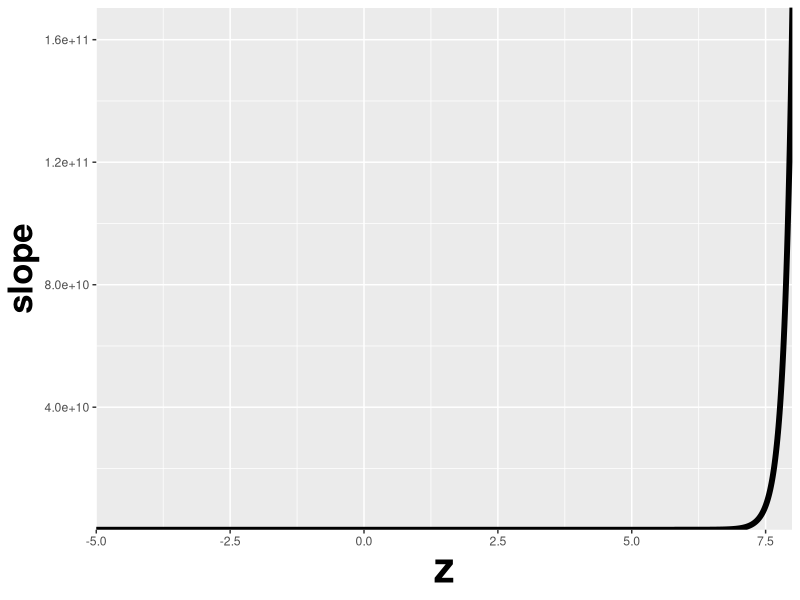
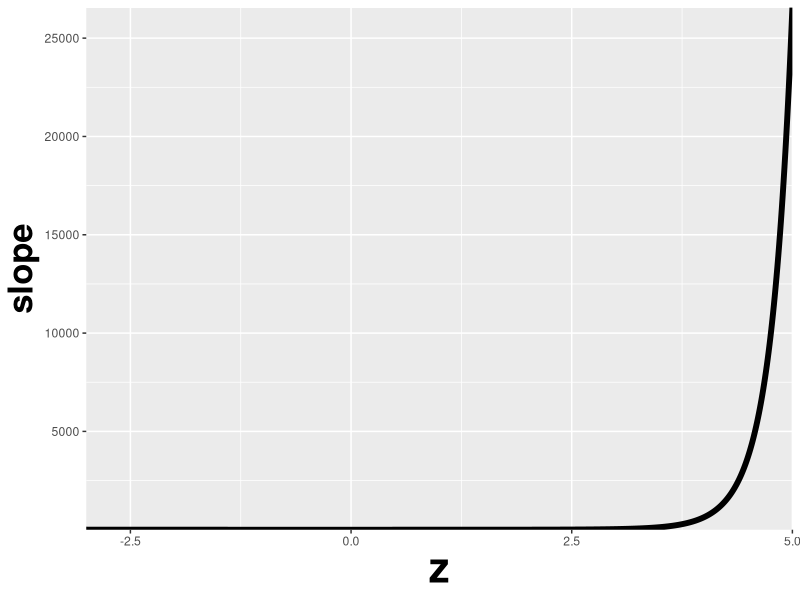
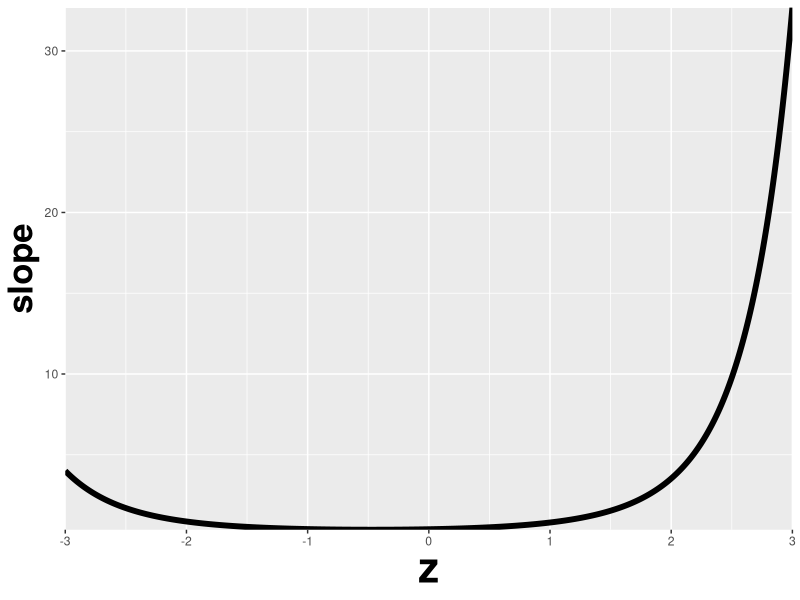
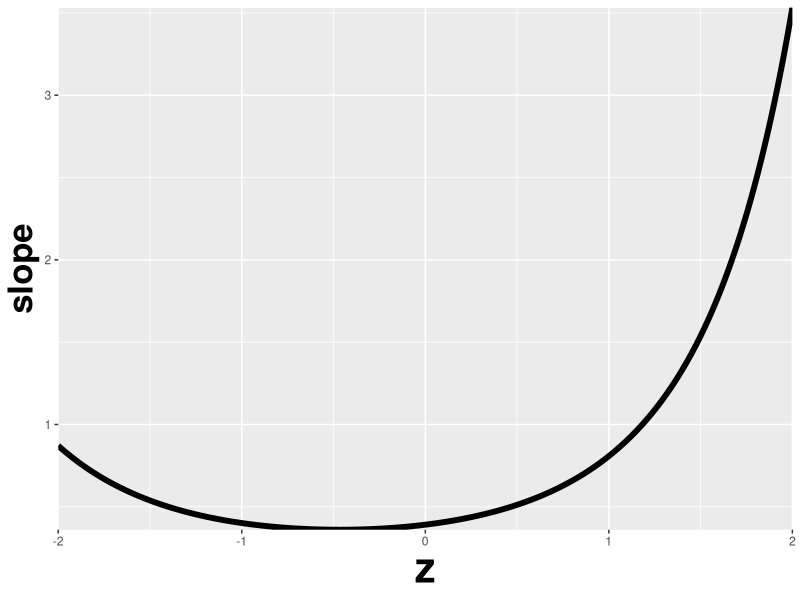
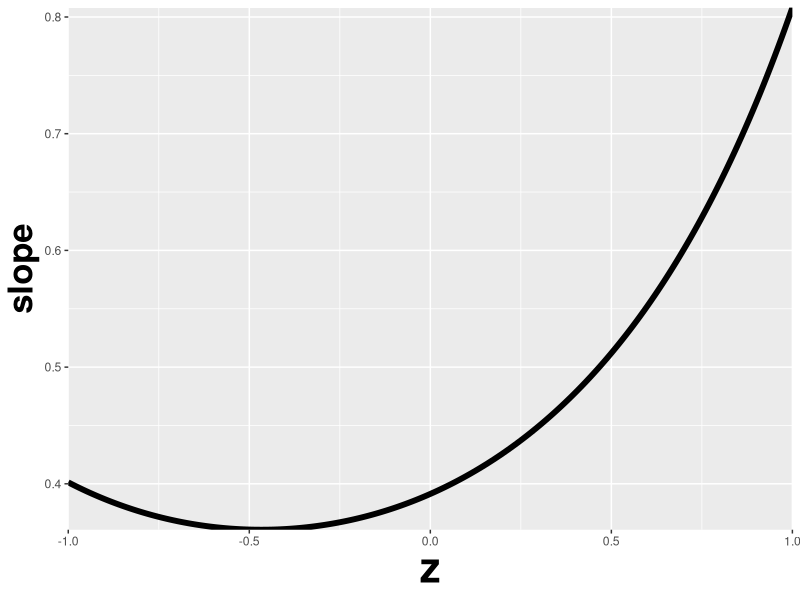
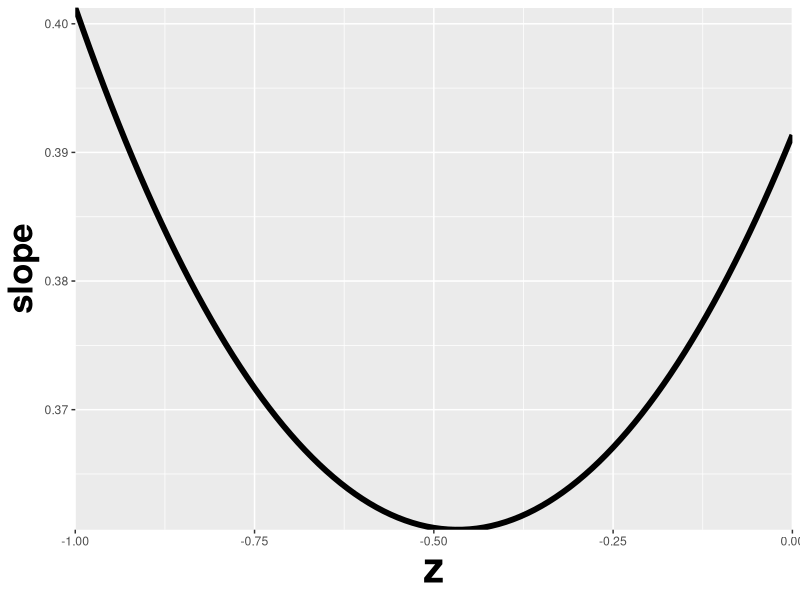

R code for these plots, in order:
# mainSlopes.R
rm( list = ls())
require(ggplot2)

# values used in Fig. 20.4 (A-F) of book
a <- 0.7;b <- 0.5 
zArray <- list(seq(-5, 8, by = 0.01), 
               seq(-3, 5, by = 0.01), 
               seq(-3, 3, by = 0.01), 
               seq(-2, 2, by = 0.01), 
               seq(-1, 1, by = 0.01), 
               seq(-1, 0, by = 0.01))

for (i in 1:length(zArray)) 
{
  z <- zArray[[i]]
  slope <-b*dnorm(a-b*z)/dnorm(-z) # same as likelihood ratio
  slopePlot <- data.frame(z = z, slope = slope)
  plotSlope <- ggplot(slopePlot, aes(x = z, y = slope)) + 
    geom_line(size = 2)  + 
    theme(axis.title.y = element_text(size = 25,face="bold"),
          axis.title.x = element_text(size = 30,face="bold"))  +
    scale_x_continuous(expand = c(0, 0)) + 
    scale_y_continuous(expand = c(0, 0)) 
  print(plotSlope)
  cat("a = ", a, ", b = ", b, "\n")
}